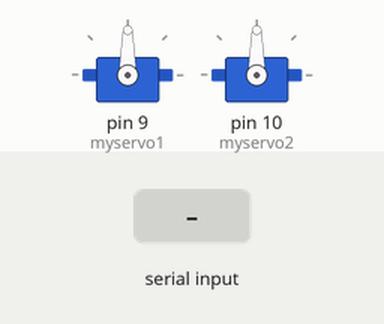
A sketch run on a simulated Arduino Uno, built with avr-gcc and run on an emulated ATmega328P. On the bench: 2 × servo. The inputs (shaded band) are chosen by the test bench.

Above: at 1.2 s.
1.3 s: "90,45\n" received over Serial
At 2.2 s:
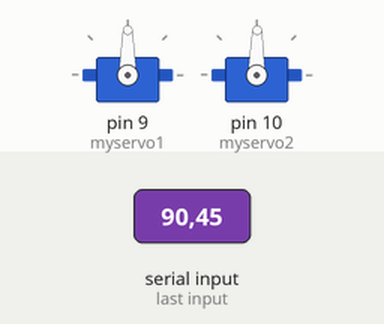
2.8 s: "1\n" received over Serial
At 3.3 s:
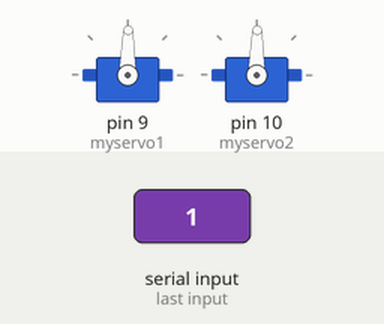
Timing chart, 0 to 5.8 s (numbered marks = the images above; inputs shaded):
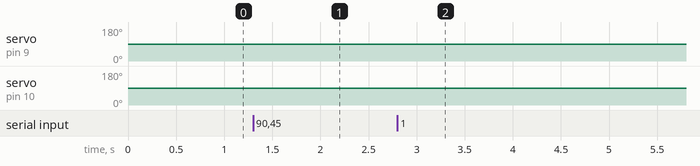

The sketch:

servo.ino
```cpp
#include <Servo.h>

Servo myservo1;
Servo myservo2;

int x=90,y=90;
int data;

void setup() {

  myservo1.attach(9);
  myservo2.attach(10);
  myservo1.write(90);
  myservo2.write(90);
  Serial.begin(115200);
}
void loop() {
/*  if (Serial.available())
  {
    data = Serial.read();
    //myservo1.write(data);
    //Serial.print(data);
  }*/
//read data uart...................................
  if(Serial.available())
  {
    data = Serial.read() - 48;
    //control servo....................................
  switch (data) {
    case 1 :{
      if(x<180){
        x-=1;
      }
      break;
     }

    case 2 :{
      if(x>0){
        x+=1;
      }
      break;
     }

     case 3 :{
      if(y<180){
        y+=1;
      }
      break;
     }

    case 4 :{
      if(y>0){
        y-=1;
      }
      break;
     }
     case 0:
            x=y=90;
            break;
  }
//........................
     myservo1.write(x);
     myservo2.write(y);
  }

}
```

Measured:
- after the input at 1.3 s, servo on pin 10 (myservo2): 90° → 89° at once
- after the input at 2.8 s, servo on pin 9 (myservo1): 90° → 89° at once
